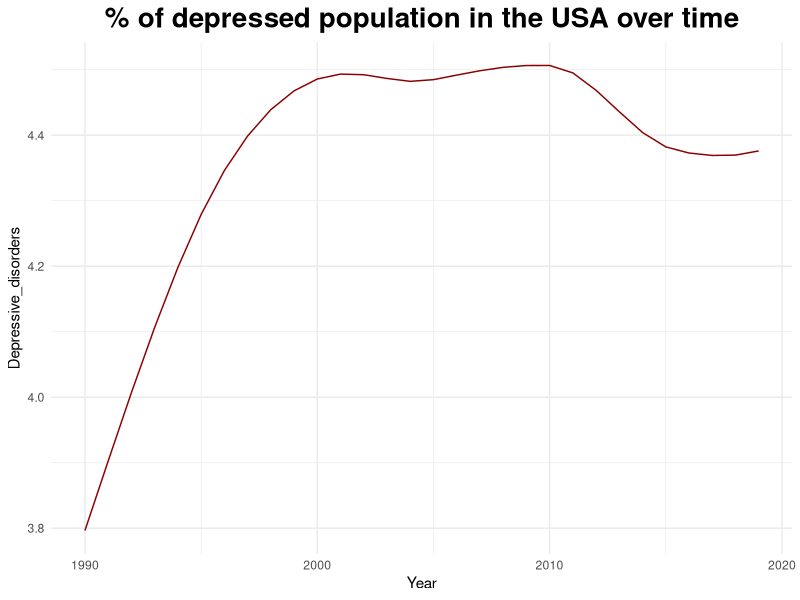
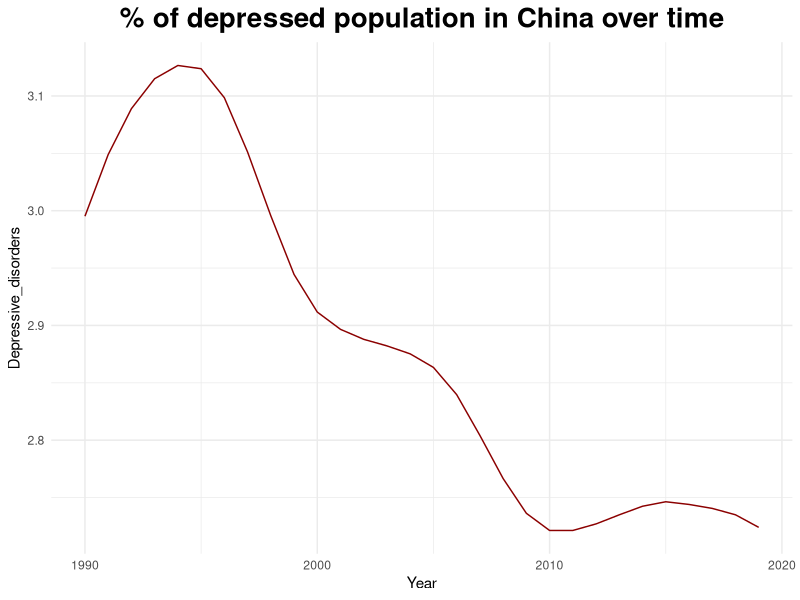
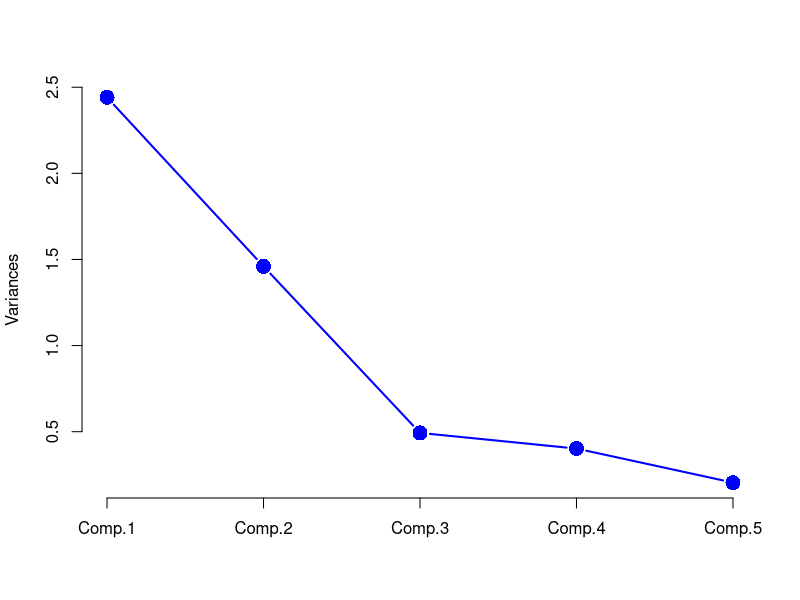
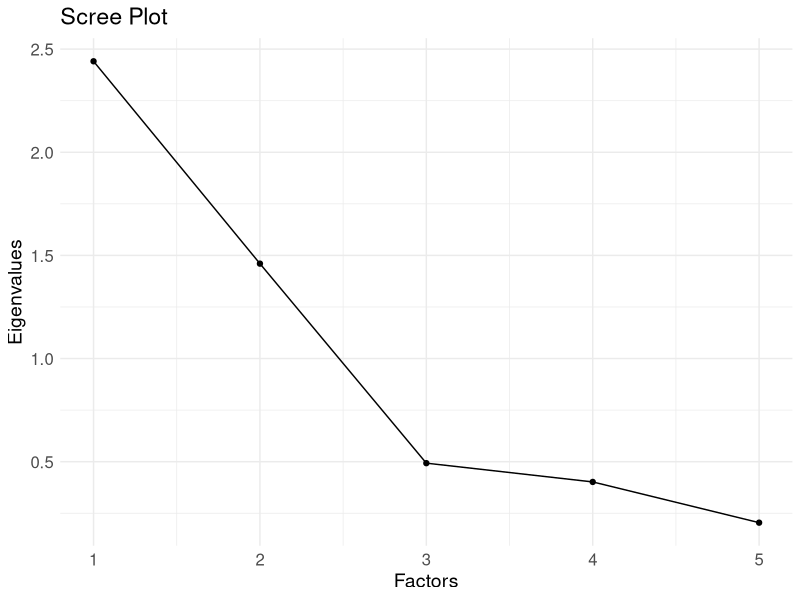

Generate these figures, in order, with R:
## ---- chunk 1
knitr::opts_chunk$set(echo = TRUE)
## ---- chunk 2
illnesses <- read.csv('mental_illnesses.csv')
head(illnesses)
## ---- chunk 3
usa_illnesses <- illnesses[illnesses["Code"] == "USA",]

#All disorders are represented as a % of the population
library(ggplot2)
ggplot(usa_illnesses, aes(x=Year, y=Depressive_disorders)) + geom_line(color="red4") + theme_minimal() + labs(title= "% of depressed population in the USA over time") + theme(plot.title = element_text(hjust=0.5, size=20, face="bold"))
## ---- chunk 4
ggplot(illnesses[illnesses["Code"] == "CHN",], aes(x=Year, y=Depressive_disorders)) + geom_line(color="red4") + theme_minimal() + labs(title= "% of depressed population in China over time") + theme(plot.title = element_text(hjust=0.5, size=20, face="bold"))
## ---- chunk 5
usa_disorders <- illnesses[c("Schizophrenia", "Depressive_disorders", "Anxiety_disorders", "Bipolar_disorders", "Eating_disorders")]
head(usa_disorders)

## ---- chunk 6
cor(usa_disorders)
## ---- chunk 7

pcaUSA <- princomp(usa_disorders, cor = T)
summary(pcaUSA, loadings = T)
## ---- chunk 8
screeplot(pcaUSA, col = 'blue', pch = 16, type = 'lines', cex = 2, lwd = 2, main = " ")
## ---- chunk 9
eigen_values <- eigen(cor(usa_disorders))$values
scree_data <- data.frame(
  Factors = 1:length(eigen_values),
  Eigenvalues = eigen_values
)

ggplot(scree_data, aes(x = Factors, y = Eigenvalues)) +
  geom_point() +
  geom_line() +
  labs(title = "Scree Plot", x = "Factors", y = "Eigenvalues") +
  theme_minimal() +
  scale_x_continuous(breaks = 1:length(eigen_values)) +
  theme(axis.text.x = element_text(size = 12), 
        axis.text.y = element_text(size = 12), 
        title = element_text(size = 14))
## ---- chunk 10
fit <- factanal(usa_disorders, factors = 2, rotation="varimax")
print(fit)
## ---- chunk 11


